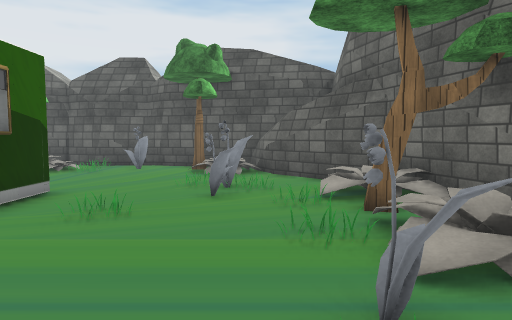
[1] (above)

15 first-person views from a walk through a Unity game level. The camera is 1.3 m above the floor, tilts 4° down and sees 75° across. The floor is counted in squares, 1 m on a side. Each view is taken from the middle of a square. On the plan, view 1 faces up. The plan holds only what a view shows up to about 14 squares ahead; the rest is blank. The place goes on beyond the plan. The player character is not drawn. Some surface patterns are stand-ins.

[2]
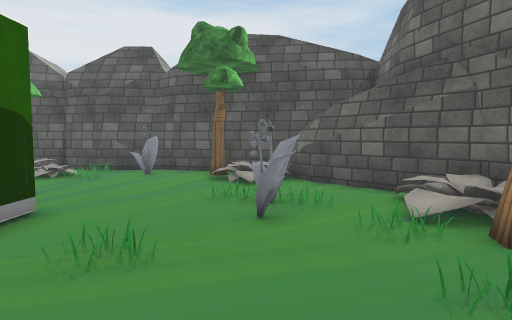

[3]
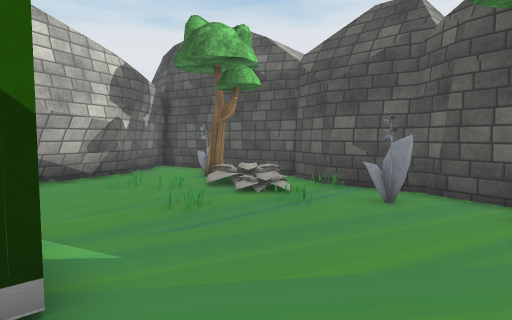

[4]
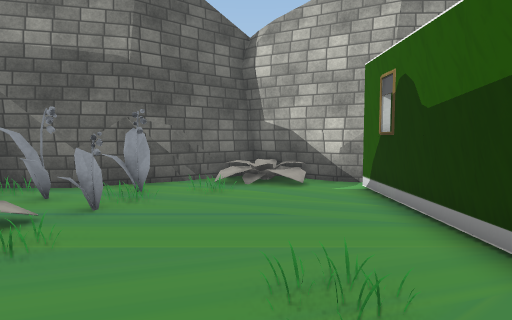

[5]
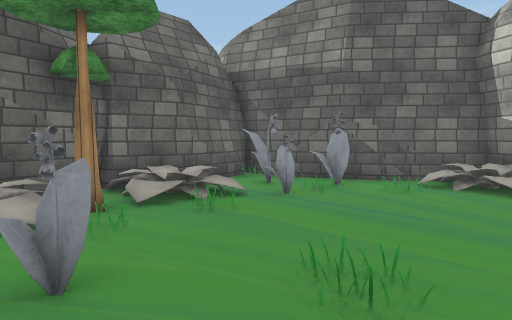

[6]
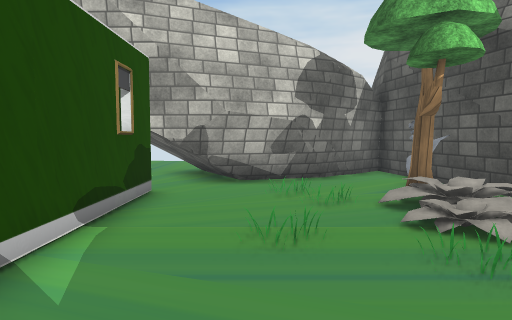

[7]
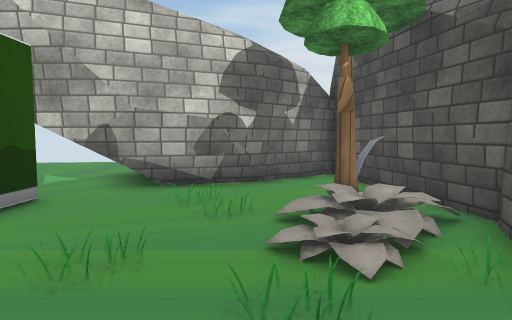

[8]
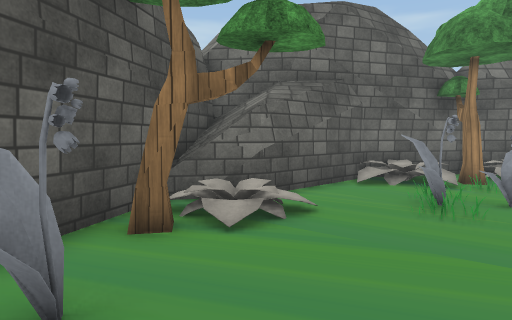

[9]
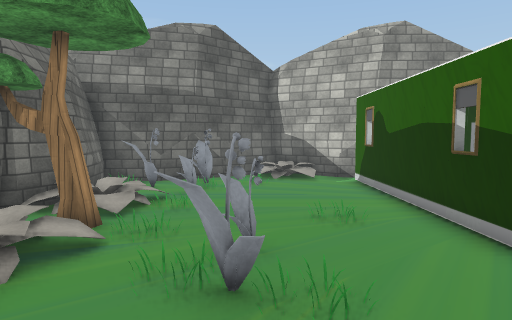

[10]
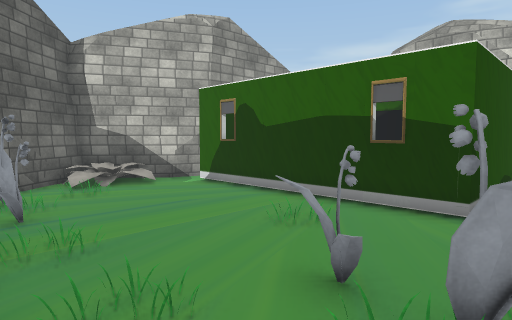

[11]
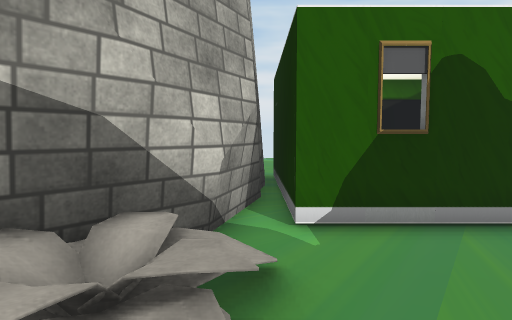

[12]
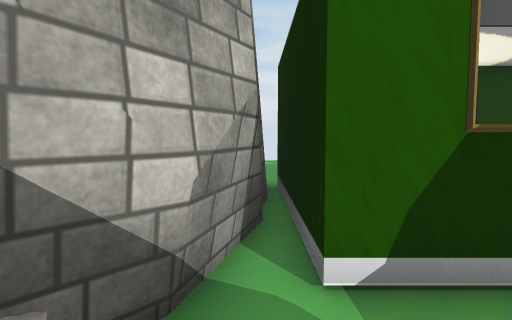

[13]
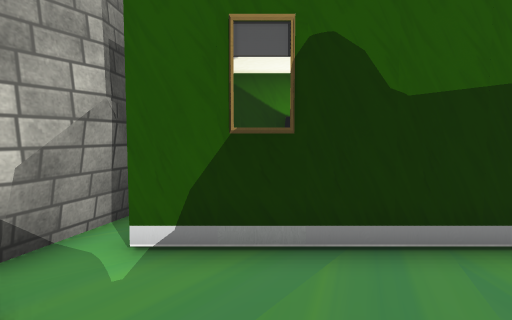

[14]
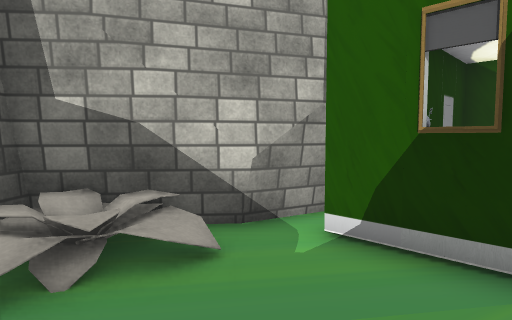

[15]
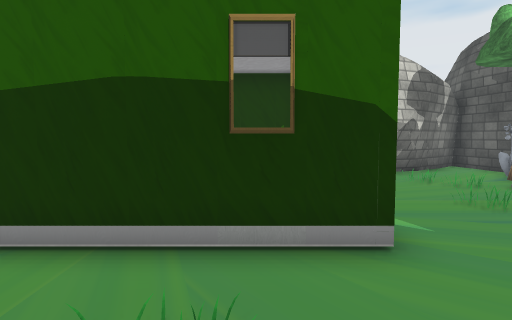

### Floor plan
Key: @ floor where view 1 was taken; # wall or solid block; . floor; / step, stairs or slope; ^ raised ledge; O other object.
Columns run from 15 left of view 1 to 4 right of it. Each row starts with its distance up from view 1.
 16      ###
 15 ##############
 14 #..OOO /O.O..###^
 13 ##...////.O..O/^^#
 12  ##..../.O...//###
 11   ##OO......../.##
 10   ##....O........##
  9   ##..........OO./##
  8  ###..........O../ #
  7   ###  ####...O..//#
  6     #     #.....OOO#
  5     #     #.O..../O#
  4     #O    O.....O/ #
  3     #O    O....../ #
  2     #O    #.....OO #
  1     #     #......OO#
  0     #######...O@O###
 -1     #######.///.###
 -2           ### /##
 -3             ####

Positions as (right, up) in squares from view 1, and headings:
1: (0, 0), facing up
2: (-1, 2), facing up
3: (-2, 7), facing up-left
4: (-2, 8), facing down
5: (-4, 8), facing down-right
6: (-3, 10), facing left
7: (-4, 12), facing left
8: (-7, 12), facing right
9: (-1, 12), facing down
10: (2, 9), facing down-left
11: (0, -1), facing left
12: (-2, -1), facing left
13: (-1, 1), facing left
14: (-1, 2), facing down-left
15: (-1, 6), facing left
